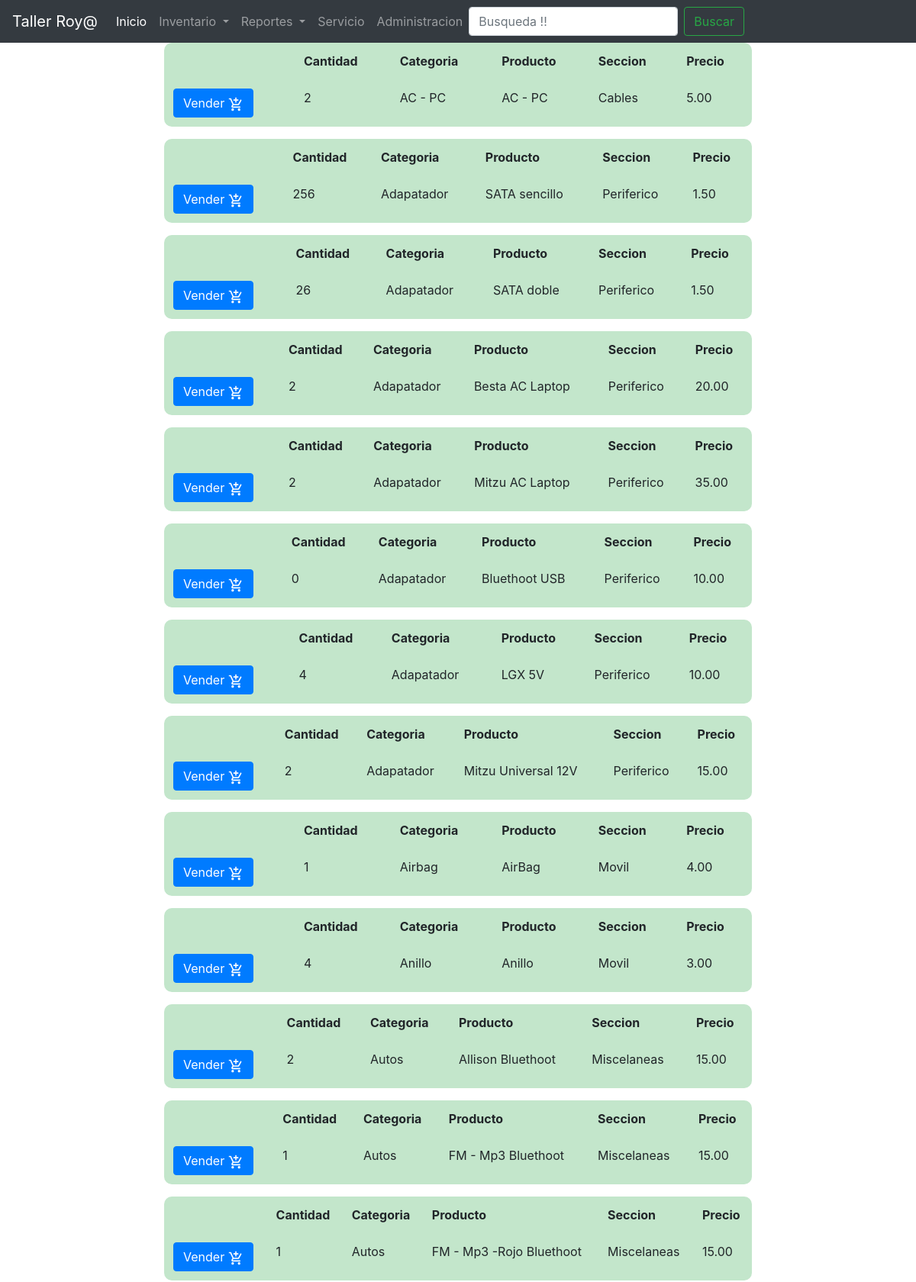
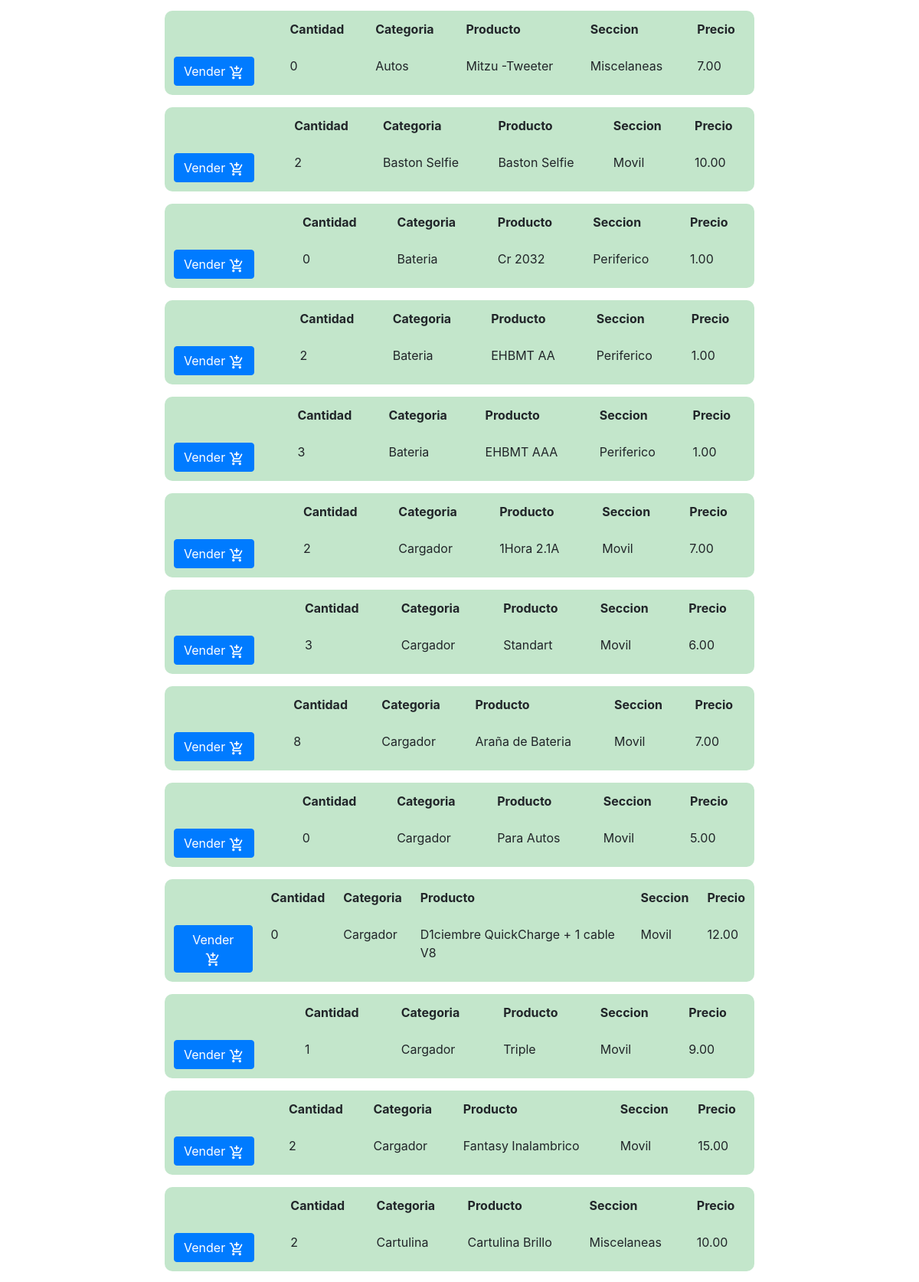
Screenshot of /inventario/piezas/ (upper part) with the database file from the repository (2 pictures, top to bottom).
### inventario/models.py (models this page shows, shortened)
class Pieza(models.Model):
    nombre = models.CharField(max_length=50, null=True, blank=True)
    cantidad = models.IntegerField(null=True, blank=True)
    categoria = models.ForeignKey(Categoria, null=True, blank=True, on_delete=models.SET_NULL)
    precio = models.DecimalField(default=0.00, max_digits=5, decimal_places=2)
    precio_venta = models.DecimalField(default=0.00, max_digits=5, decimal_places=2)
    fecha = models.DateField()
    class Meta:
        ordering = ["categoria"]

class Categoria(models.Model):
    categoria = models.CharField(max_length=30)
    seccion = models.CharField(max_length=100, null=True, blank=True)
    def __unicode__(self):
        return '{}'.format(self.categoria)
    class Meta:
        ordering = ["categoria", "seccion"]

### inventario/views.py (the view)
# urls.py: url(r'^inventario/piezas/$', ListaPiezas.as_view(), name='lista_piezas'),
class ListaPiezas(ListView):
    model = Pieza
    template_name = 'inventario/piezas_list.html'

### inventario/templates/inventario/piezas_list.html
{% extends "inventario.html" %}
{% block content %}
{% load staticfiles %}
<div >
    <div class="col-8 offset-2  table-responsive ">
        {% if object_list %}
        {% for piezas  in object_list %}
        <table align="center" class="table table-success table-borderless table_report">
            <tr>
             <thead>
                 <td></td>
                 <th>Cantidad </th>
                 <th>Categoria </th>
                 <th>Producto </th>
                 <th>Seccion </th>
                 <th>Precio </th>
             </thead>
            </tr>
            <tbody>
             <tr>
                <td><a class="btn btn-primary"  href="{%url 'venta-piezas' piezas.id %}">Vender <img src="{% static 'icons/shop_2_white.png'%}" height="20" width="20"></a></td>
                <td>{{piezas.cantidad}}</td>
                <td>{{piezas.categoria}}</td>
                <td>{{piezas.nombre}}</td>
                <td>{{piezas.categoria.seccion}}</td>
                <td>{{piezas.precio_venta}}</td>
             </tr>
         </tbody>
         </table>
            {% endfor %}
    </div>
</div>
    {% else %}
        <h1 align="center">No hay piezas.</h1>
{% endif %}
{% endblock %}

### inventario/static/css/style.css (style rules this page uses)
.table_report { text-align: left; border-radius:10px 10px 10px 10px; }

### rows the page displays
Pieza: cantidad "2", categoria "AC - PC", nombre "AC - PC", categoria.seccion "Cables", precio_venta "5.00"
Pieza: cantidad "256", categoria "Adapatador", nombre "SATA sencillo", categoria.seccion "Periferico", precio_venta "1.50"
Pieza: cantidad "26", categoria "Adapatador", nombre "SATA doble", categoria.seccion "Periferico", precio_venta "1.50"
Pieza: cantidad "2", categoria "Adapatador", nombre "Besta AC Laptop", categoria.seccion "Periferico", precio_venta "20.00"
Pieza: cantidad "2", categoria "Adapatador", nombre "Mitzu AC Laptop", categoria.seccion "Periferico", precio_venta "35.00"
Pieza: cantidad "0", categoria "Adapatador", nombre "Bluethoot USB", categoria.seccion "Periferico", precio_venta "10.00"
Pieza: cantidad "4", categoria "Adapatador", nombre "LGX 5V", categoria.seccion "Periferico", precio_venta "10.00"
Pieza: cantidad "2", categoria "Adapatador", nombre "Mitzu Universal 12V", categoria.seccion "Periferico", precio_venta "15.00"
Pieza: cantidad "1", categoria "Airbag", nombre "AirBag", categoria.seccion "Movil", precio_venta "4.00"
Pieza: cantidad "4", categoria "Anillo", nombre "Anillo", categoria.seccion "Movil", precio_venta "3.00"
Pieza: cantidad "2", categoria "Autos", nombre "Allison Bluethoot", categoria.seccion "Miscelaneas", precio_venta "15.00"
Pieza: cantidad "1", categoria "Autos", nombre "FM - Mp3 Bluethoot", categoria.seccion "Miscelaneas", precio_venta "15.00"
Pieza: cantidad "1", categoria "Autos", nombre "FM - Mp3 -Rojo Bluethoot", categoria.seccion "Miscelaneas", precio_venta "15.00"
Pieza: cantidad "0", categoria "Autos", nombre "Mitzu -Tweeter", categoria.seccion "Miscelaneas", precio_venta "7.00"
Pieza: cantidad "2", categoria "Baston Selfie", nombre "Baston Selfie", categoria.seccion "Movil", precio_venta "10.00"
Pieza: cantidad "0", categoria "Bateria", nombre "Cr 2032", categoria.seccion "Periferico", precio_venta "1.00"
Pieza: cantidad "2", categoria "Bateria", nombre "EHBMT AA", categoria.seccion "Periferico", precio_venta "1.00"
Pieza: cantidad "3", categoria "Bateria", nombre "EHBMT AAA", categoria.seccion "Periferico", precio_venta "1.00"
Pieza: cantidad "2", categoria "Cargador", nombre "1Hora 2.1A", categoria.seccion "Movil", precio_venta "7.00"
Pieza: cantidad "3", categoria "Cargador", nombre "Standart", categoria.seccion "Movil", precio_venta "6.00"
Pieza: cantidad "8", categoria "Cargador", nombre "Araña de Bateria", categoria.seccion "Movil", precio_venta "7.00"
Pieza: cantidad "0", categoria "Cargador", nombre "Para Autos", categoria.seccion "Movil", precio_venta "5.00"
Pieza: cantidad "0", categoria "Cargador", nombre "D1ciembre QuickCharge + 1 cable V8", categoria.seccion "Movil", precio_venta "12.00"
Pieza: cantidad "1", categoria "Cargador", nombre "Triple", categoria.seccion "Movil", precio_venta "9.00"
Pieza: cantidad "2", categoria "Cargador", nombre "Fantasy Inalambrico", categoria.seccion "Movil", precio_venta "15.00"
Pieza: cantidad "2", categoria "Cartulina", nombre "Cartulina Brillo", categoria.seccion "Miscelaneas", precio_venta "10.00"
